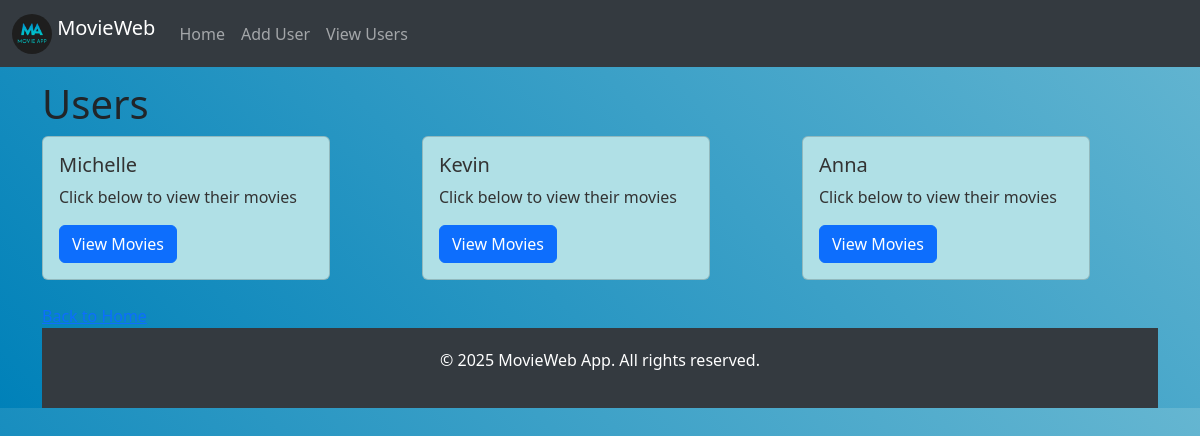
The app's page /users, older data.
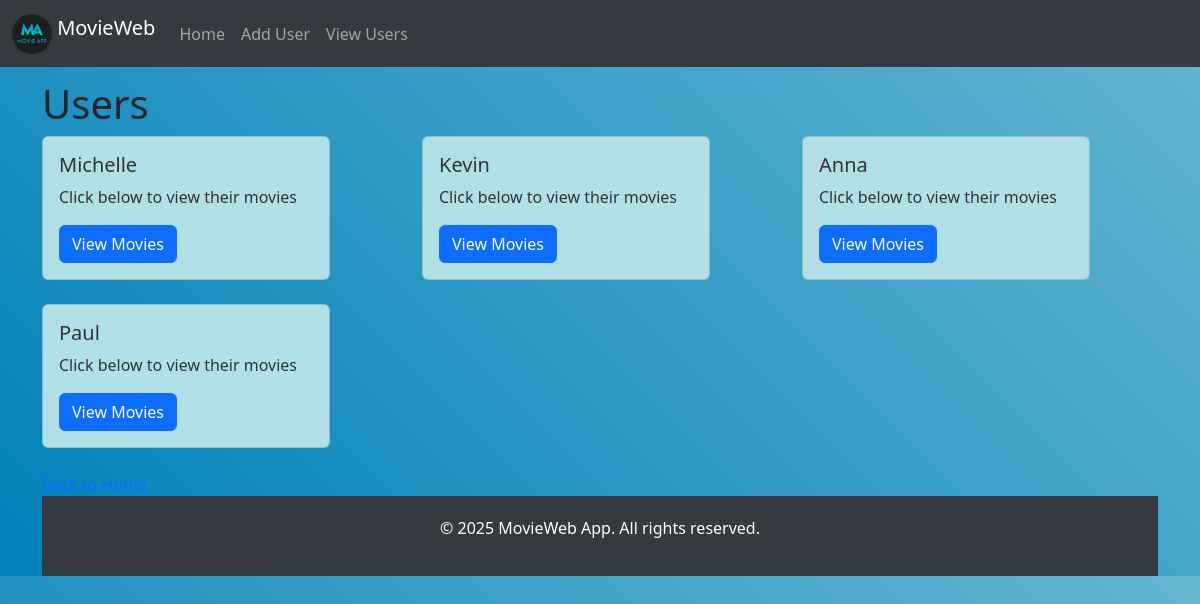
The same page, newer data.
### datamanager/data_models.py (models this page shows, shortened)
class User(db.Model):
    __tablename__ = 'users'
    user_id = db.Column(db.Integer, primary_key=True, autoincrement=True)
    user_name = db.Column(db.String, unique=True)
    movies = db.relationship('Movie', back_populates='user', lazy=True)

### app.py (the view)
@app.route('/users')
def list_users():
    users = data_manager.get_all_users()
    return render_template("users.html", users = users)

### datamanager/sqlite_data_manager.py (called while the page is built)
    def get_all_users(self):
        try:
            with self.app.app_context():
                users = User.query.all()  # Using ORM query
            return users
        except SQLAlchemyError as e:
            db.session.rollback()
            print(f"Data base error: {e}")
            return []

### templates/users.html (shortened to what this page needs)
    {% extends 'base.html' %}
    {% block content %}
        <h1>Users</h1>
       <div class="row">
           {% for user in users %}
            <div class="col-md-4 mb-4">
                 <div class="card animated-card" style="width: 18rem; background-color: #B0E0E6; color: #333;">
                    <div class="card-body">
                        <h5 class="card-title">{{ user.user_name }}</h5>
                        <p class="card-text">Click below to view their movies</p>
                        <a href="{{ url_for('user_movies', user_id=user.user_id) }}" class="btn btn-primary">View Movies</a>
                    </div>
                </div>
            </div>
        {% endfor %}
    </div>
    <a href="{{ url_for('home_page') }}">Back to Home</a>
    {% endblock %}

### templates/base.html (shortened to what this page needs)
<!DOCTYPE html>
<html lang="en">
<head>
    <link href="https://cdn.jsdelivr.net/npm/bootstrap@5.3.0/dist/css/bootstrap.min.css" rel="stylesheet">
</head>
<body>
    <div class="container">
        <nav class="navbar navbar-expand-lg navbar-dark navbar-custom fixed-top">
            <div class="container-fluid">
                <a class="navbar-brand" href="{{ url_for('home_page') }}">
                    <img src="{{ url_for('static', filename='image/alt.jpg') }}"
                         alt="Logo"
                         width="40" height="40"
                         class="d-inline-block align-text-top rounded-circle">
                    MovieWeb
                </a>
                <div class="collapse navbar-collapse" id="navbarNav">
                    <ul class="navbar-nav">
                        <li class="nav-item">
                            <a class="nav-link" href="{{ url_for('home_page') }}">Home</a>
                        </li>
                        <li class="nav-item">
                            <a class="nav-link" href="{{ url_for('add_user') }}">Add User</a>
                        </li>
                        <li class="nav-item">
                            <a class="nav-link" href="{{ url_for('list_users') }}">View Users</a>
                        </li>
                    </ul>
                </div>
            </div>
        </nav>
        <main>
            {% block content %}{% endblock %}
        </main>
        <footer class="footer">
            <p>&copy; 2025 MovieWeb App. All rights reserved.</p>
        </footer>
    </div>
</body>
</html>

### templates/base.html (style rules this page uses)
body { background: linear-gradient(45deg, #0081b9, #65b6d1); margin: 0; padding: 0; }
.container { padding-top: 80px; }
.navbar-custom { background-color: #343a40; }
.footer { margin-top: auto; padding: 20px 0; text-align: center; background-color: #343a40; color: white; }

### templates/users.html (style rules this page uses)
.container { overflow: hidden; }
.animated-card { transition: transform 0.3s ease-in-out; }

Row changes from the older to the newer data that the page shows:
added User: user_name "Paul"
